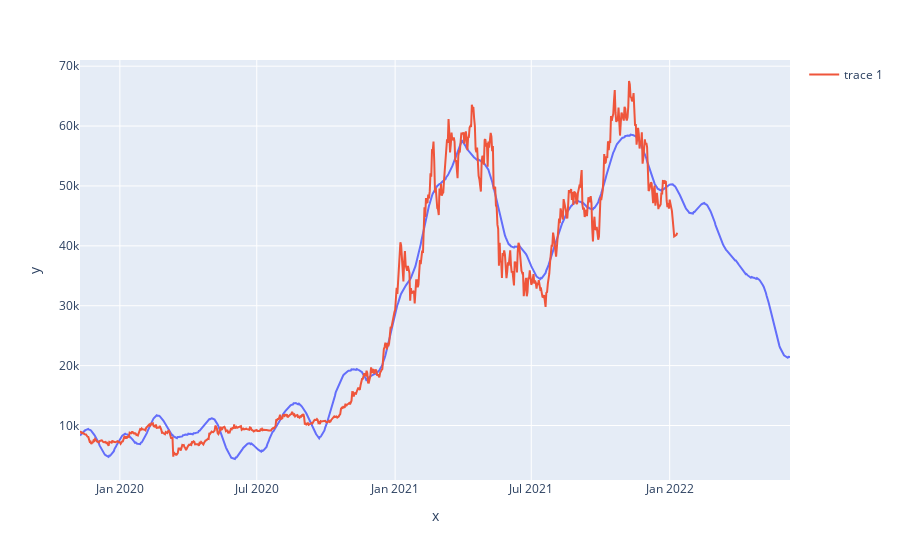

Write notebook code for a chart like this one.
### Code cell
m.plot(forecast)
line=px.line(y=forecast['yhat'],x=forecast['ds'])
line.add_trace(go.Scatter(y=bitcoin_data['y'],x=bitcoin_data['ds']))

### Figure 1 — Plotly figure (JSON) as saved in the notebook; plotly's stock layout.template omitted (floating-point values rounded to 4 significant figures; data arrays with more than 128 entries replaced by an {"elided": "..."} marker saying what was removed)
{"data": [{"hovertemplate": "x=%{x}<br>y=%{y}<extra></extra>", "legendgroup": "", "line": {"color": "#636efa", "dash": "solid"}, "marker": {"symbol": "circle"}, "mode": "lines", "name": "", "orientation": "v", "showlegend": false, "type": "scatter", "x": {"elided": "945 str values"}, "xaxis": "x", "y": {"elided": "945 float values"}, "yaxis": "y"}, {"type": "scatter", "x": {"elided": "795 str values"}, "y": {"elided": "795 str values"}}], "layout": {"legend": {"tracegroupgap": 0}, "margin": {"t": 60}, "xaxis": {"anchor": "y", "domain": [0, 1], "title": {"text": "x"}}, "yaxis": {"anchor": "x", "domain": [0, 1], "title": {"text": "y"}}}}
